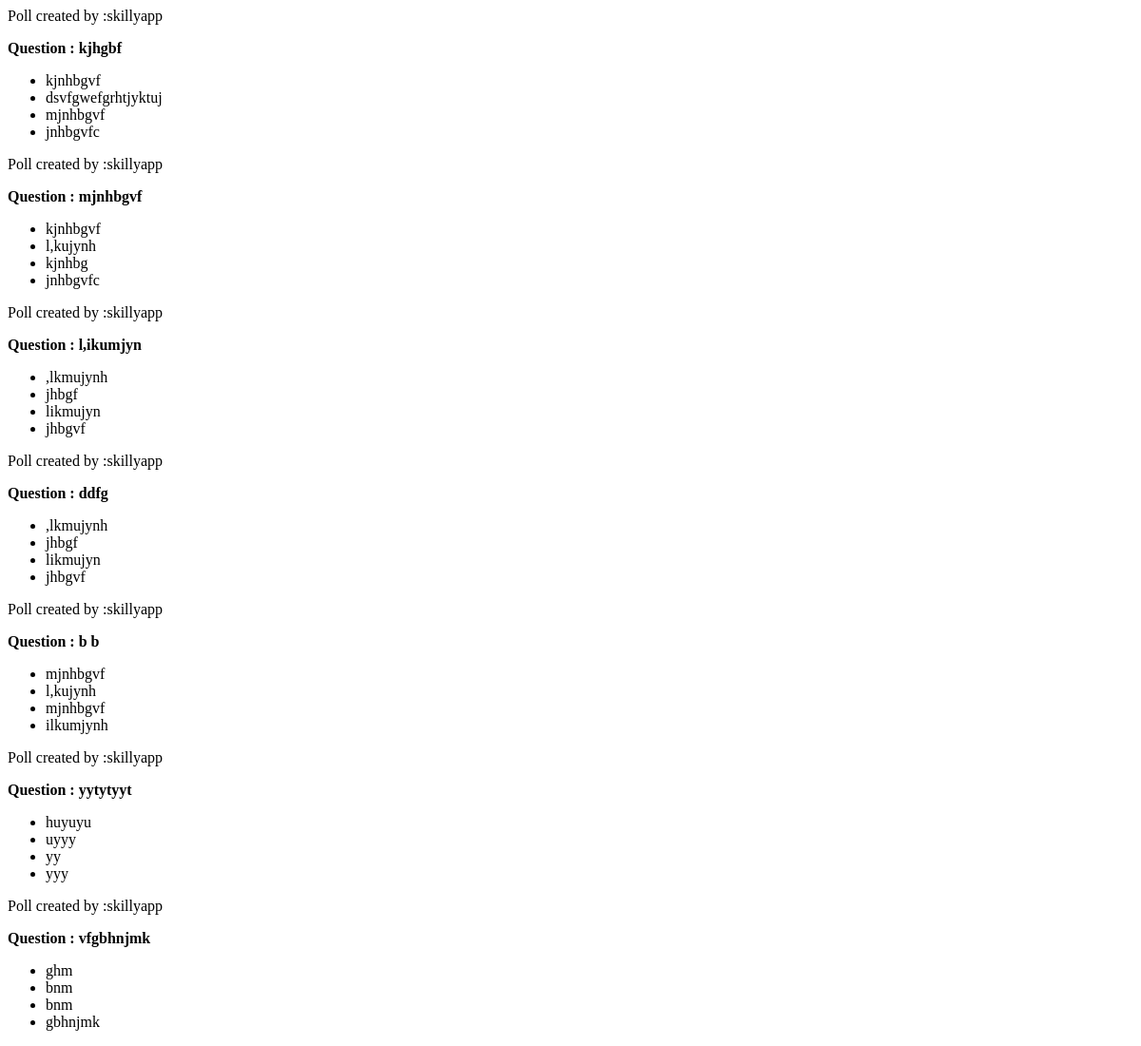
The app's page /pollview/, older data.
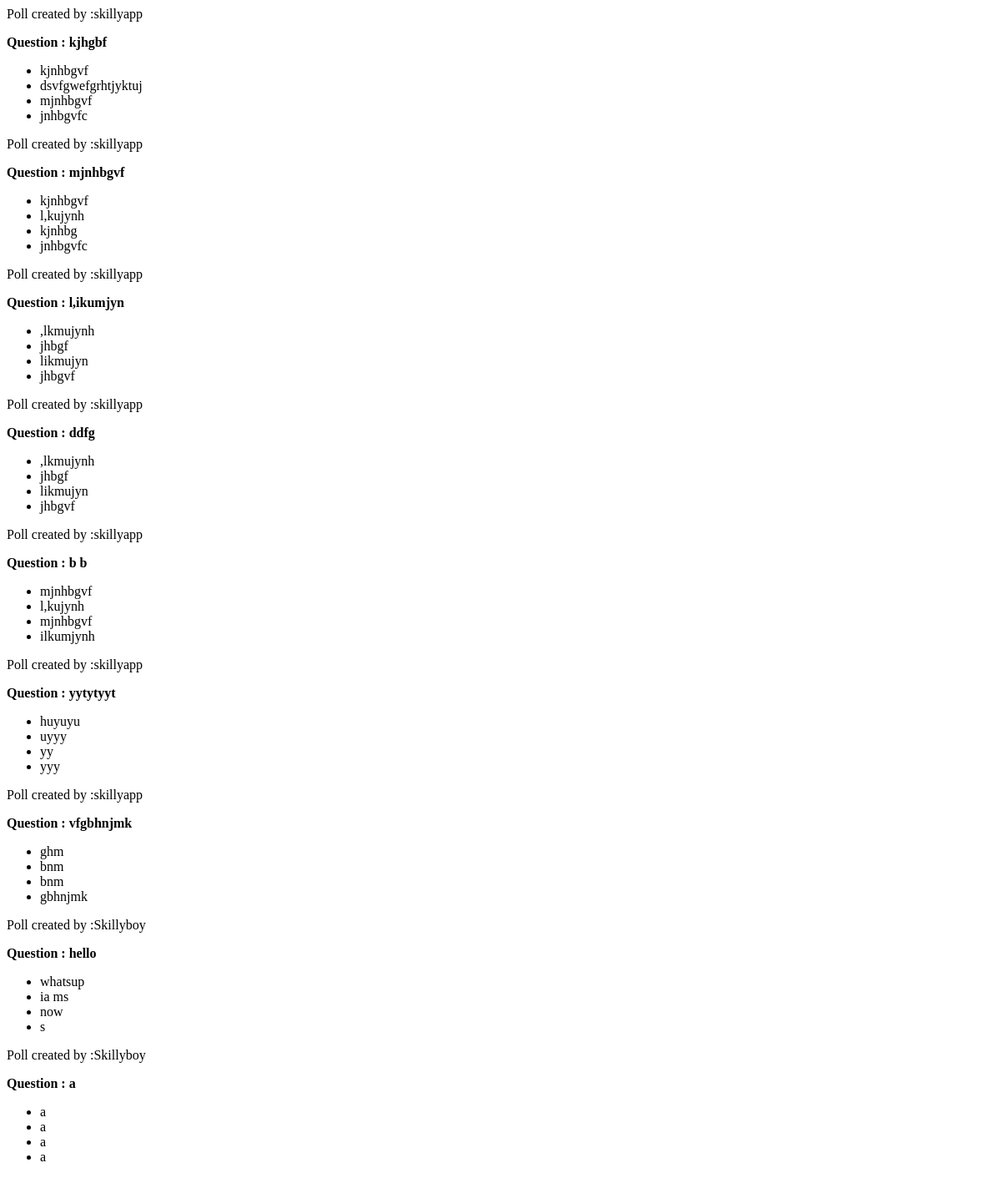
The same page, newer data.
### wordpress/models.py (models this page shows, shortened)
class Poll(models.Model):
    user = models.ForeignKey(User, on_delete=models.CASCADE)
    question = models.TextField(max_length=50)
    answer1 = models.CharField(max_length=50)
    answer2 = models.CharField(max_length=50, blank=True, null=True)
    answer3 = models.CharField(max_length=50, blank=True, null=True)
    answer4 = models.CharField(max_length=50, blank=True, null=True)
    class Meta:
        db_table = 'log'
        managed = True
        verbose_name = 'log'
        verbose_name_plural = 'logs'

### wordpress/views.py (the view)
# urls.py: path('pollview/', PollView.as_view(), name='pollview'),
class PollView(View):
    def get(self, request, *args, **kwargs):
        new = Poll.objects.all()
        context={
            'new':new
        }
        return render(request, 'newpoll.html', context)

### wordpress/templates/newpoll.html
{% if new %}
    {% for item  in new %}
        <div class="card m-3" style="width: 18rem;">
            <div class="card-header">
                Poll created by :{{item.user}}
            <b><p class="mb-0">Question : {{item.question}}</p></b>
            </div>
            <ul class="list-group list-group-flush">
                <li class="list-group-item">{{item.answer1}} </li>
                <li class="list-group-item">{{item.answer2}}</li>
                <li class="list-group-item">{{item.answer3}}</li>
                <li class="list-group-item">{{item.answer4}}</li>
            </ul>
        </div>
    {% endfor %}
{% endif %}

Row changes from the older to the newer data that the page shows:
added Poll: user "Skillyboy", question "hello", answer1 "whatsup", answer2 "ia ms", answer3 "now", answer4 "s"
added Poll: user "Skillyboy", question "a", answer1 "a", answer2 "a", answer3 "a", answer4 "a"
